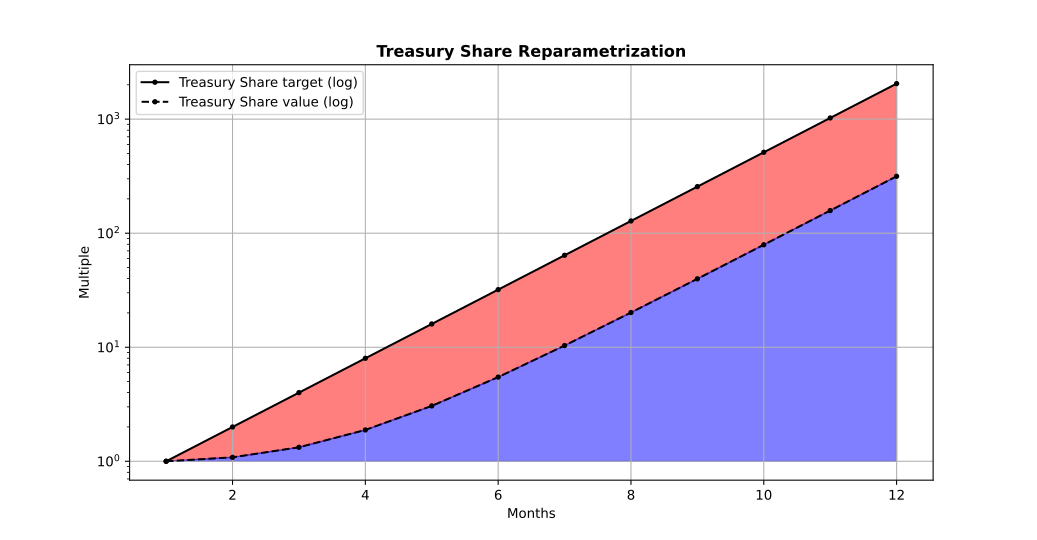

Generate this figure with Python:
#!/usr/bin/env -S ipython --matplotlib=auto

#%%
import matplotlib.pyplot as pp
import numpy as np
import os

path = os.path.dirname(os.path.abspath(__file__))
path = os.path.join(path, 'share-of.txt')
data = np.genfromtxt(path)[:12,:]
tgts = data[:,2] / 500000000000000000
aprs = data[:,1] / 500000000000000000
idxs = data[:,0]
ones = np.ones(12)

pp.semilogy(idxs, tgts, color='black', marker='.')
pp.semilogy(idxs, aprs, color='black', marker='.', linestyle='--')
pp.fill_between(idxs, tgts, aprs, where=tgts>=0, color='r', alpha=0.5)
pp.fill_between(idxs, aprs, ones, where=aprs>=0, color='b', alpha=0.5)

pp.title('Treasury Share Reparametrization', fontweight='bold')
pp.legend(['Treasury Share target (log)', 'Treasury Share value (log)'])
pp.ylabel('Multiple')
pp.xlabel('Months')
pp.grid()

#%%
if __name__ == '__main__':
    pp.show(block=True)
